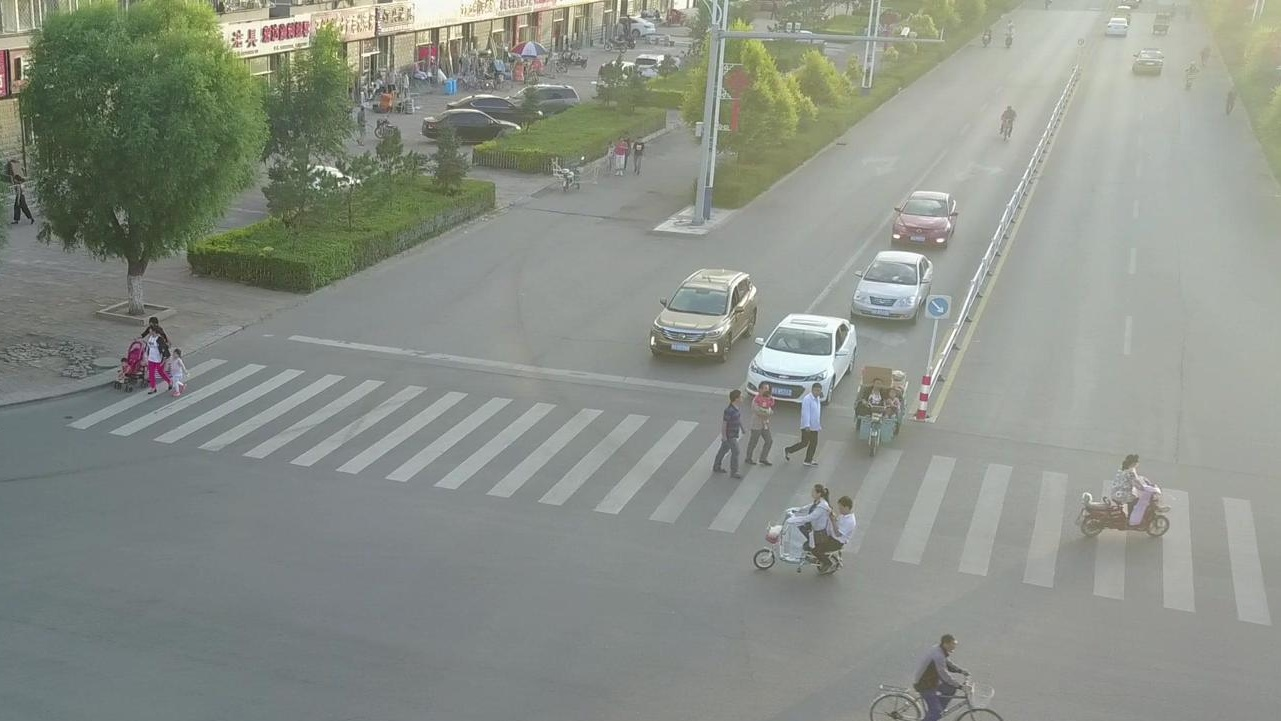
#> input picture HW0/Q5.png, 1281 x 721 px
$ jupyter execute --allow-errors Q5.ipynb   (shell and % lines are left out)
#> lines starting #> are read from the running program, lines starting #| are printed output that depends on the picture; long printed decimals are rounded
## Modifying the picture with opencv and numpy libraries

[cell 1]
import numpy as np
import matplotlib.pyplot as plt
import cv2

#> (a cell that did not finish here is left out)

#> (a cell that did not finish here is left out)

**Just run the above cells without any changes**

[cell 4]
"""
Please read the provided image in RGB with opencv lib and print the matrices

see bellow links:
https://numpy.org/doc/stable/reference/generated/numpy.maximum.html
https://numpy.org/doc/stable/reference/generated/numpy.minimum.html
https://numpy.org/doc/stable/reference/generated/numpy.mean.html
"""

# image = ...
bgr_img = cv2.imread('Q5.png')
#> bgr_img is the input picture: shape (721, 1281, 3); mean B, G, R 136.3, 144.5, 139.2
b,g,r = cv2.split(bgr_img)       # get b,g,r
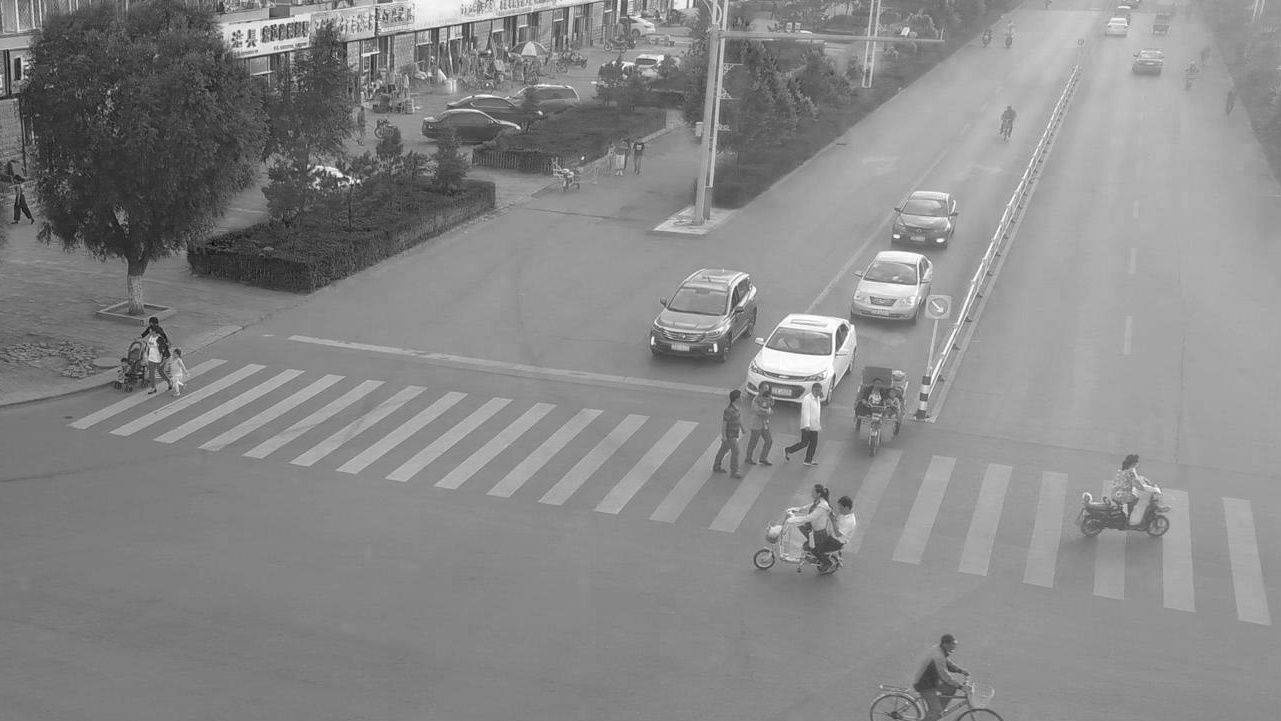
#> b: shape (721, 1281); min 0, max 255, mean 136.3
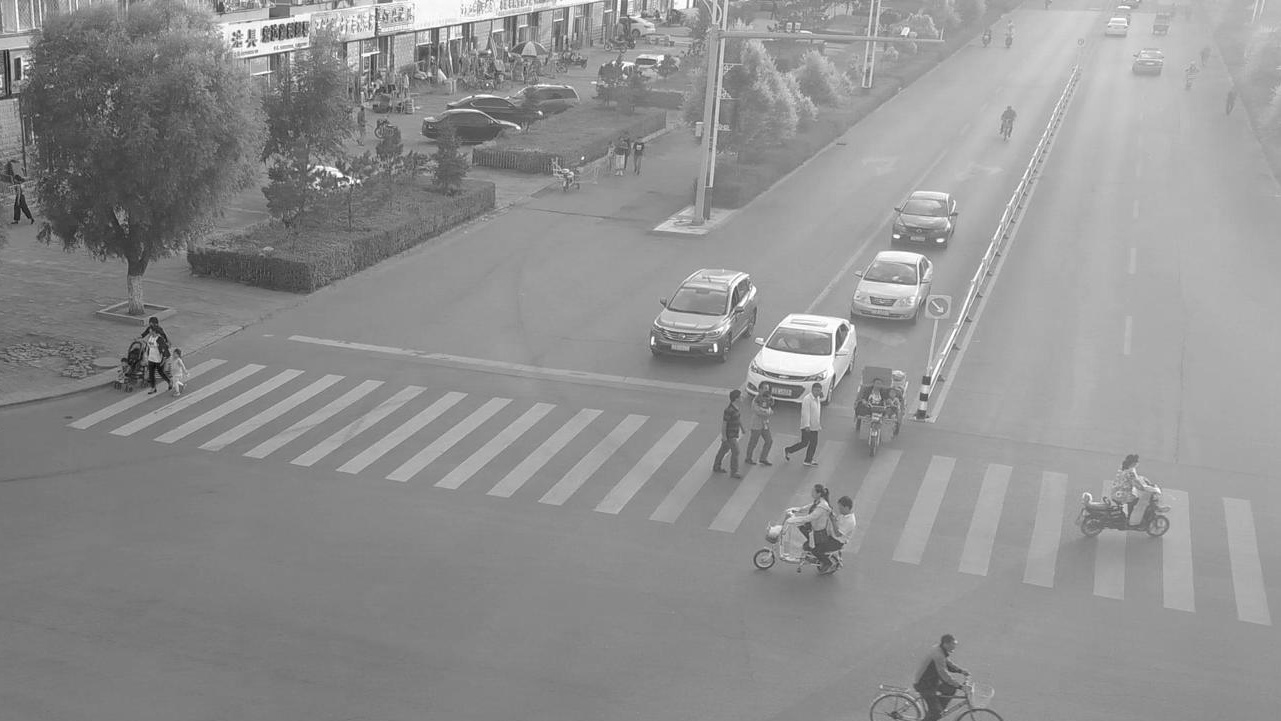
#> g: shape (721, 1281); min 10, max 255, mean 144.5
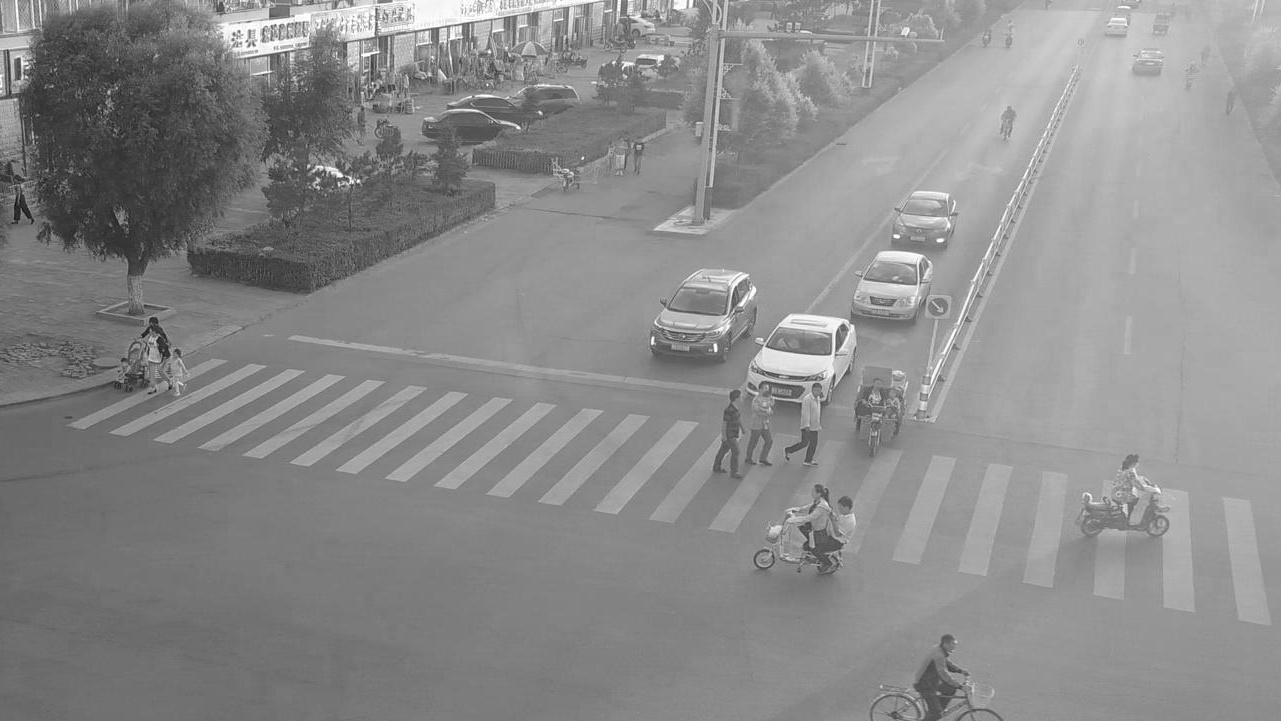
#> r: shape (721, 1281); min 10, max 255, mean 139.2
rgb_img = cv2.merge([r,g,b])     # switch it to rgb

# image = rgb_img
image = bgr_img

print("The dimensions of the image are:")
print(rgb_img.shape)
#| (721, 1281, 3)
print("data type of image elements:")
print(rgb_img.dtype)
#| uint8
print("data type of image:")
print(type(rgb_img))
#| <class 'numpy.ndarray'>
print("data type of image[0]:")
print(type(rgb_img[0]))
#| <class 'numpy.ndarray'>
print("data type of image[0][0]:")
print(type(rgb_img[0][0]))
#| <class 'numpy.ndarray'>
print("data type of image[0][0][0]:")
print(type(rgb_img[0][0][0]))
#| <class 'numpy.uint8'>
print("maximum pixel:")
print(np.max(rgb_img))
#| 255
# print(np.maximum(rgb_img))
print("minimum pixel:")
print(np.min(rgb_img))
#| 0
# print(np.minimum(rgb_img))
print("mean of pixels:")
print(np.mean(rgb_img))
#| 139.987

print("---------------")

wanted_matrix = rgb_img[:,:,0] # channel0
channel0 = rgb_img[:,:,0] # channel0
print("The dimensions of the image[:,:,0] (channel 0 in rgb format) image are:")
print(wanted_matrix.shape)
#| (721, 1281)
print("data type of channel_0 elements:")
print(rgb_img.dtype)
#| uint8
print("data type of channel_0:")
print(type(wanted_matrix))
#| <class 'numpy.ndarray'>
print("data type of channel_0[0]:")
print(type(rgb_img[0]))
#| <class 'numpy.ndarray'>
print("data type of channel_0[0][0]:")
print(type(rgb_img[0][0]))
#| <class 'numpy.ndarray'>
print("data type of channel_0[0][0][0]:")
print(type(rgb_img[0][0][0]))
#| <class 'numpy.uint8'>
print("maximum in channel_0:")
print(np.max(wanted_matrix))
#| 255
# print(np.maximum(rgb_img))
print("minimum in channel_0:")
print(np.min(wanted_matrix))
#| 10
# print(np.minimum(rgb_img))
print("mean in channel_0:")
print(np.mean(wanted_matrix))
#| 139.179

$ run again, with HW0/Q1.jpg saved as HW0/Q5.png
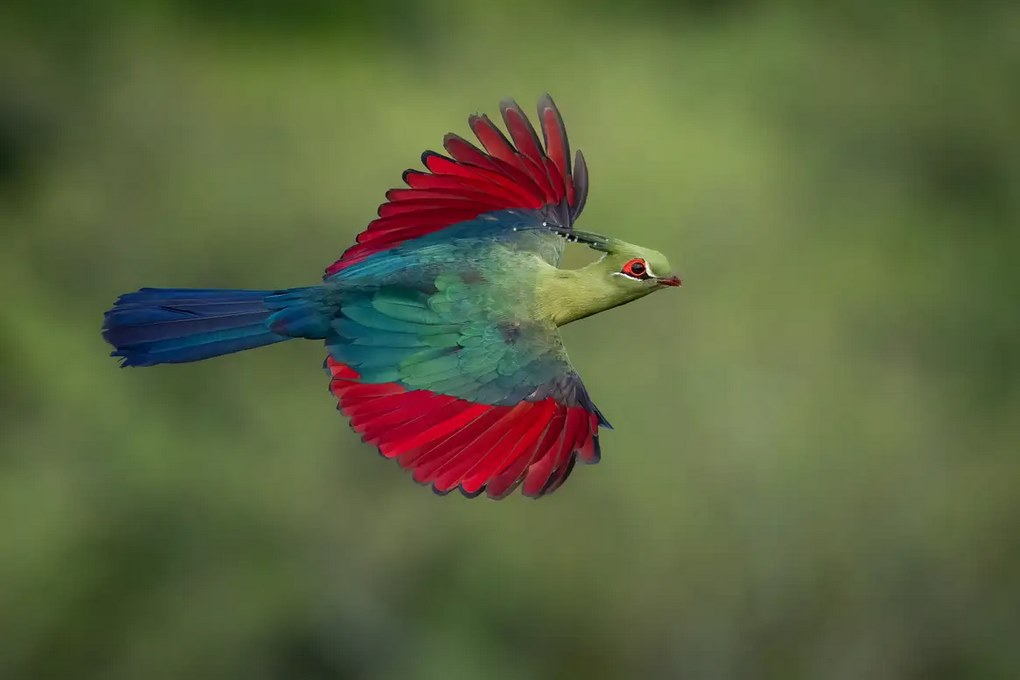
#> input picture HW0/Q1.jpg, 1020 x 680 px
#> bgr_img is the input picture: shape (680, 1020, 3); mean B, G, R 63.9, 100.1, 91.6
#> `b,g,r = cv2.split(bgr_img)`:
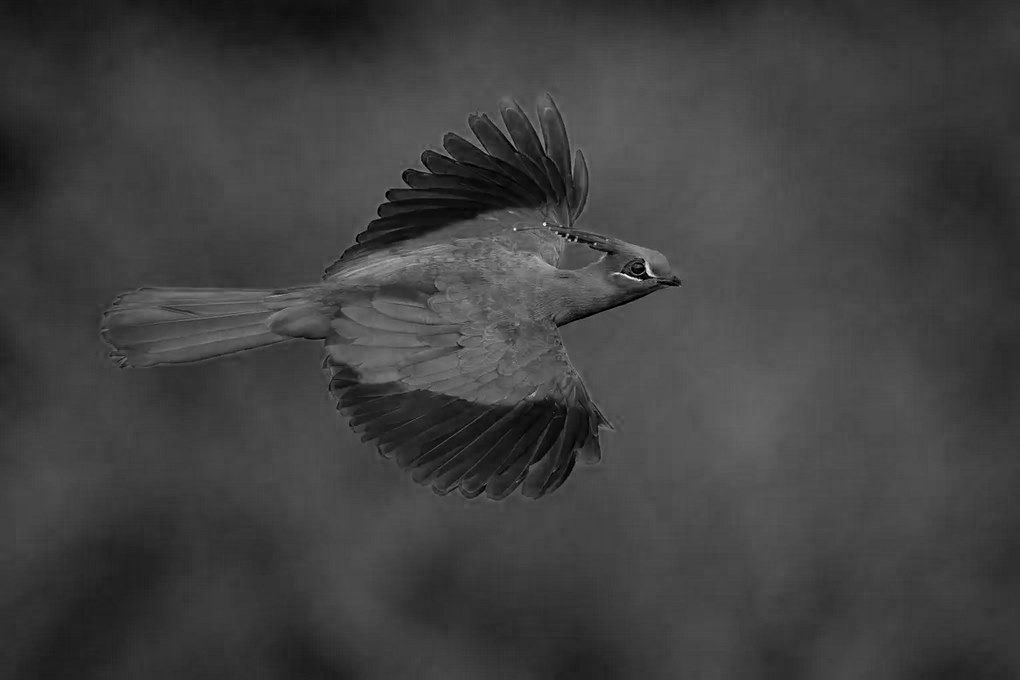
#> b: shape (680, 1020); min 0, max 248, mean 63.9
#> `b,g,r = cv2.split(bgr_img)`:
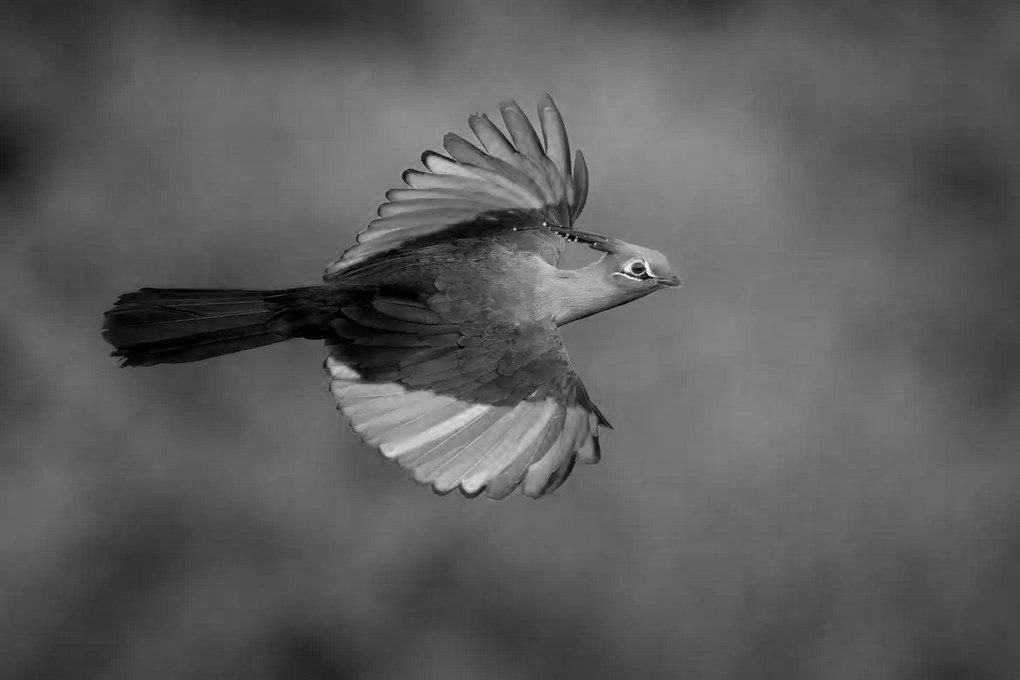
#> r: shape (680, 1020); min 0, max 255, mean 91.6
#| (680, 1020, 3)
#| uint8
#| <class 'numpy.ndarray'>
#| <class 'numpy.ndarray'>
#| <class 'numpy.ndarray'>
#| <class 'numpy.uint8'>
#| 255
#| 0
#| 85.230
#| (680, 1020)
#| uint8
#| <class 'numpy.ndarray'>
#| <class 'numpy.ndarray'>
#| <class 'numpy.ndarray'>
#| <class 'numpy.uint8'>
#| 255
#| 0
#| 91.605
